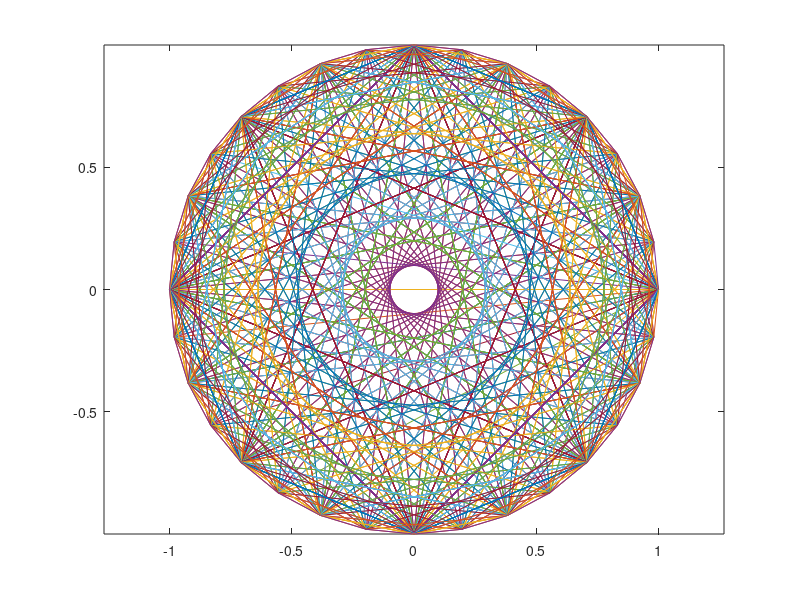

Write the MATLAB code that produced this figure. (Note: this script raises an error after producing the figure.)
clear

for k = 1:16
	plot(fft(eye(k+16)))
	axis equal
	Frames = getframe;
end

%movie(M,30)
colormap('default')
map = colormap

mpgwrite(Frames,map,'sstmovie.mpg')

   colormap('jet')

   
   

nframes = 12;              % number of frames in the movie
Frames = moviein(nframes); % initialize the matrix 'Frames'

%figure
for k = 1:5
    Mol = TwoPointMollier(Air.Amb(k,2),Air.Amb(k,4),Air.Proc(k,2),Air.Proc(k,4));
	axis equal
	Frames(k) = getframe(Mol);
    hold on
end

colormap('default')

mpgwrite(M,colormap,'sstmovie.mpg')
   
   
   % Load in monthly coads climatology and display as a movie
% written  for oc3030

reruns=1;                  % number of times movie is to play
fps=5;                     % frames per second

nframes = 12;              % number of frames in the movie
Frames = moviein(nframes); % initialize the matrix 'Frames'

title('SST Climatology')    

% Load each month, contour it and save it in a frame:
   load sstjan.dat
   contourf(sstjan); 
   colormap('jet')
   Frames(:,1)=getframe;
%
   load sstfeb.dat
   contourf(sstfeb);
   Frames(:,2) = getframe;
%
   ...

   ... do all 12 months that way, ending with:
   Frames(:,12) = getframe;

% Now play the movie: 
   movie(Frames,reruns,fps)
